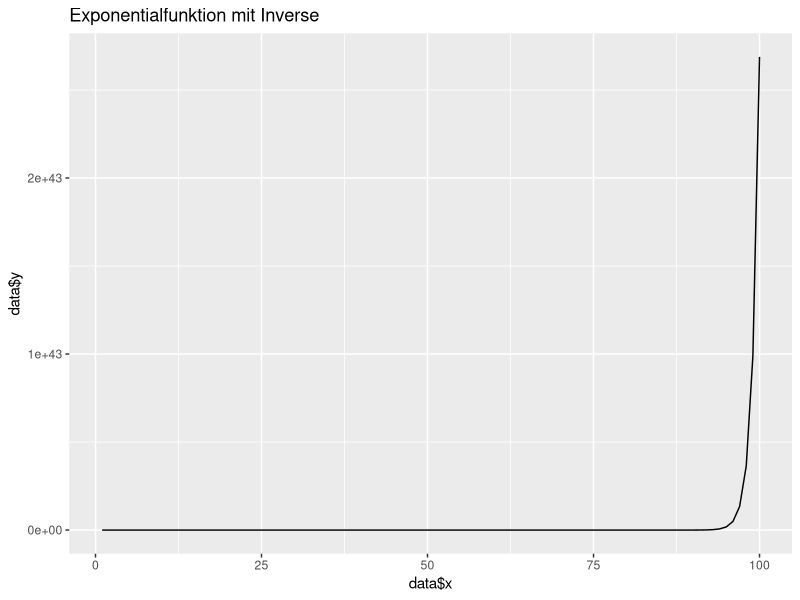
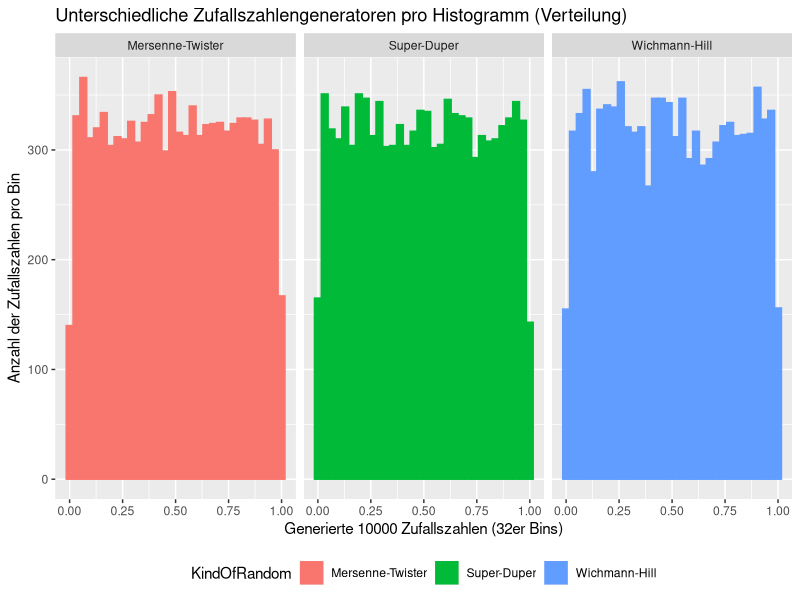
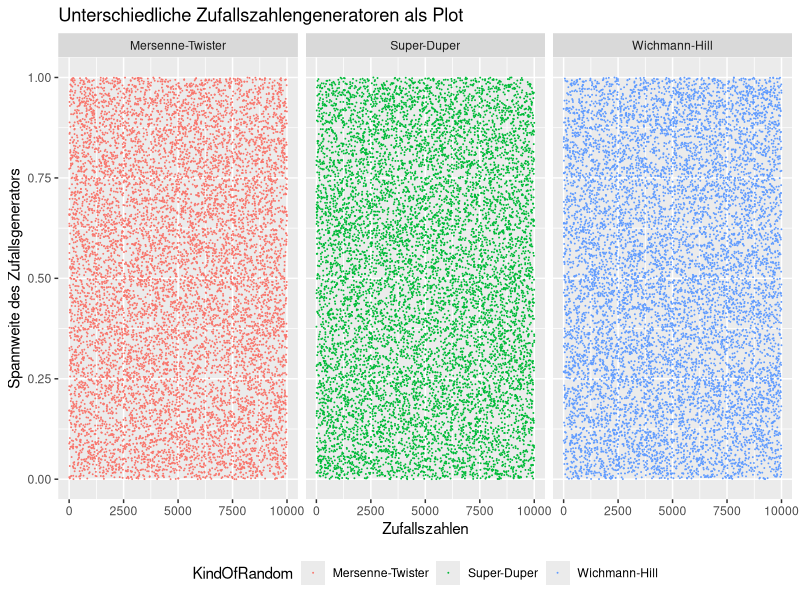

These figures' R source, in order:
## ---- chunk 1
# Plot der exponentialfunktions.
library(ggplot2)
data <- data.frame(x=seq(1:100), y=exp(seq(1:100)))
ggplot(data=data, aes(x=data$x, y=data$y))+
  geom_line() +
  labs(title="Exponentialfunktion mit Inverse")
## ---- chunk 2
library(ggplot2)
numberOfRandomNumbers <- 10000

RNGkind("Mersenne-Twister") # matches  "Mersenne-Twister"
datamt = data.frame(data = runif(numberOfRandomNumbers), KindOfRandom = "Mersenne-Twister", pos = 1:numberOfRandomNumbers)

RNGkind("Super") # matches  "Super-Duper"
datasd = data.frame(data = runif(numberOfRandomNumbers), KindOfRandom = "Super-Duper", pos = 1:numberOfRandomNumbers)

RNGkind("Wichmann-Hill") # matches  "Wichmann-Hill"
datawh = data.frame(data = runif(numberOfRandomNumbers), KindOfRandom = "Wichmann-Hill", pos = 1:numberOfRandomNumbers)

data <- rbind(datamt, datasd, datawh)

ggplot(data, aes(x = data, color = KindOfRandom, fill = KindOfRandom)) + 
  geom_histogram(bins = 32) + 
  facet_grid(~ KindOfRandom) +
  theme(legend.direction = "horizontal", 
        legend.position = "bottom",
        legend.box = "horizontal") +
  labs(title = "Unterschiedliche Zufallszahlengeneratoren pro Histogramm (Verteilung)",
  x = "Generierte 10000 Zufallszahlen (32er Bins)",
  y = "Anzahl der Zufallszahlen pro Bin")
## ---- chunk 3
ggplot(data, aes(y = data, x = pos, color = KindOfRandom)) + 
  geom_point(size = 0.01) +
  facet_grid(~ KindOfRandom) +
  theme(legend.direction = "horizontal", 
        legend.position = "bottom",
        legend.box = "horizontal") +
  labs(title = "Unterschiedliche Zufallszahlengeneratoren als Plot",
  x = "Zufallszahlen",
  y = "Spannweite des Zufallsgenerators")
## ---- chunk 4
# Ruft die Help-Page von RNG auf
#?RNG
## ---- chunk 5
# RNGkind setzt den Pseudozufallsgenerator
# Setzt den Zufallsgenerator auf L'Ecuyer-CMRG
RNGkind("L'Ecuyer-CMRG")

# Gibt den aktuellen Zufallsgenerator aus
RNGkind()

# Setzt den Zufallsgenerator auf Mersenne-Twister (default)
RNGkind("Mersenne-Twister")
## ---- chunk 6
# Setzt den Seed auf 123456789 für genau den nächsten Aufruf
set.seed(123456789)

# Generiert immer die selben 10 Zufallszahlen wegen den seed.
runif(10)

# Generiert 10 Zufallszahlen ohne Seed
runif(10)
## ---- chunk 7
#options(expressions=100000)
# Berechnet die neue Zufallszahl
#PP.Coincidence.CalculateNumber <- function (randomNumber) {
#  first <- as.numeric(substr(randomNumber, 0, 5))
#  second <- as.numeric(substr(randomNumber, 6, 10))
#  
#  if(is.na(second) || second == 0) {
#    second <- bitwXor(first, as.numeric(substr(as.numeric(Sys.time()), 6, 10)))
#  }
#  return (first * second)
#}

# Rekursiver Aufrauf
#PP.Coincidence.Recursive <- function(numberOfRandomNumbers, randomNumber, randomList) {
#  if (numberOfRandomNumbers <=0 ) {
#    return( c() )
#  } else {
#    newRN <- PP.Coincidence.CalculateNumber(randomNumber)
#    return( c(Recall(numberOfRandomNumbers-1, newRN, randomList),newRN/10000000000) )
#  }
#}

# Initialaufruf mit einer Anzahl von Zufallszahlen
#PP.Coincidence <- function(numberOfRandomNumbers){
#  return (PP.Coincidence.Recursive(numberOfRandomNumbers, as.numeric(Sys.time()), c()))
#}
